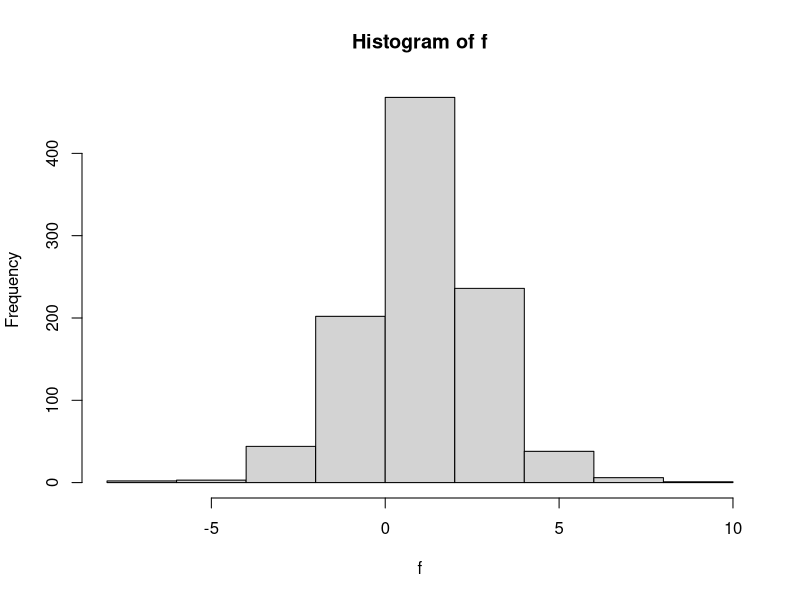
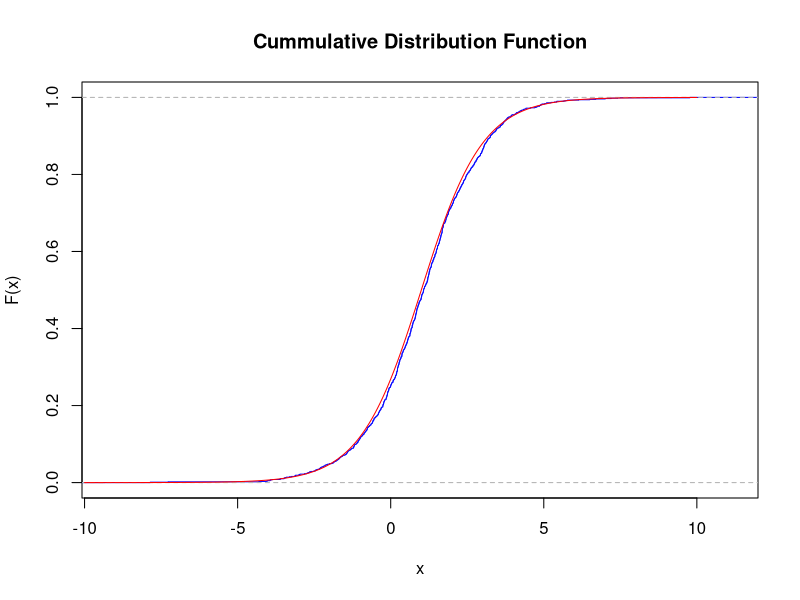
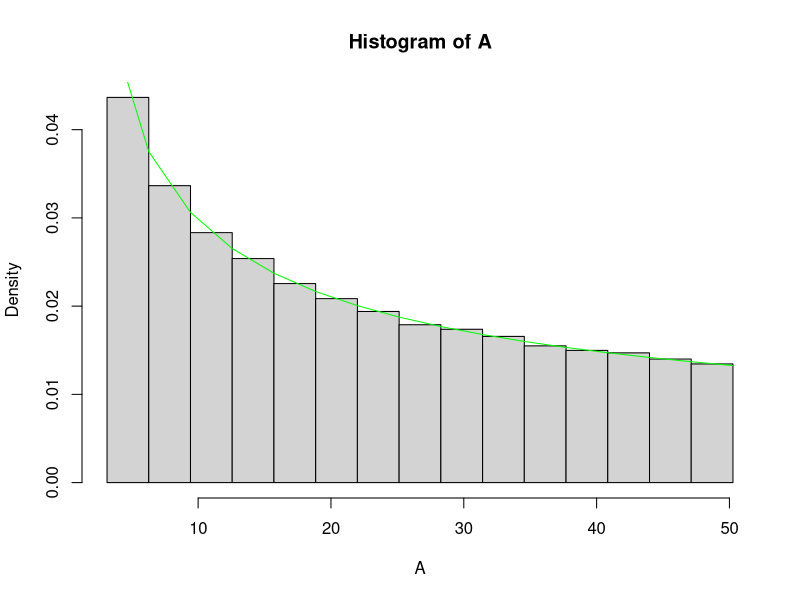

R code for these plots, in order:
## ---- chunk 1
knitr::opts_chunk$set(echo = TRUE)
## ---- chunk 2
# Generate U(0,1)
x = runif(1000,0,1)
# Inverse transformation
f  = 1-log((1/x) - 1) # Inverse func: a - b*log(1/x - 1)

mean(f)
var(f)
hist(f)

# Plotting true CDF and empirical CDF
plot(ecdf(f), col = 'blue', xlab='x', ylab='F(x)', main='Cummulative Distribution Function')
trueX = seq(-10,10,0.05)
trueCDF = 1 / (1 + exp(- (trueX -1)))
lines(trueX,trueCDF,col = 'red')
## ---- chunk 3
# Generate U(0,1)
r = runif(100000,0,1)
# Inverse transformation for 
A = pi*(9*r^2+6*r+1)
# True Values
trueR = seq(pi,16*pi,by=pi)
truePDF = 1/(6*sqrt(pi*trueR))
hist(A,breaks=trueR, freq=FALSE)
lines(trueR,truePDF,col='green')
# Empirical values
mean(A)
var(A)
